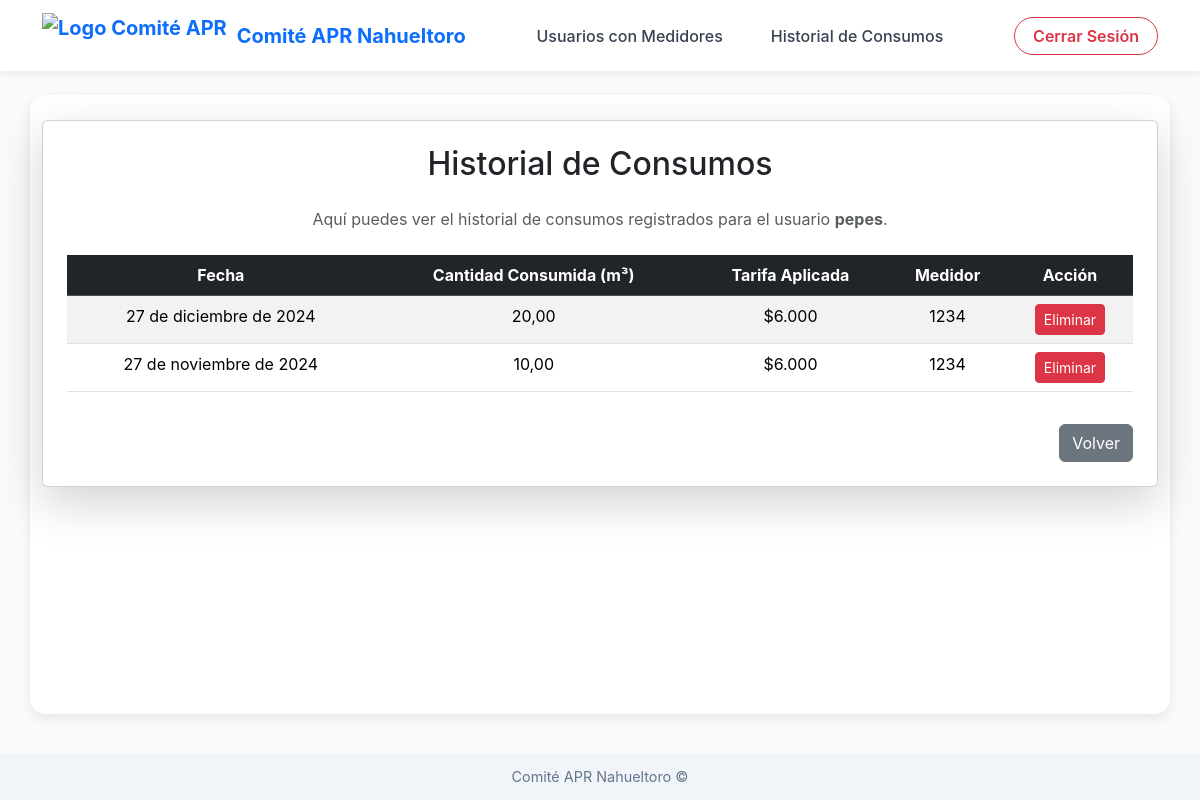
Page /consumos/historial/8/ (signed in) on the committed database.
### usuarios/models.py (models this page shows, shortened)
class Usuario(models.Model):
    def validar_nombre(value):
        """
        Valida que el nombre solo contenga letras y espacios.
        """
        if not value.replace(" ", "").isalpha():
            raise ValidationError("El nombre solo debe contener letras y espacios.")
    def validar_rut(value):
        """
        Valida el RUT chileno con su dígito verificador.
        """
        rut = value.replace(".", "").replace("-", "")
        if len(rut) < 2:
            raise ValidationError("El RUT ingresado no es válido.")
        cuerpo, dv = rut[:-1], rut[-1].upper()
        if not cuerpo.isdigit():
            raise ValidationError("El RUT ingresado no es válido.")
        suma, factor = 0, 2
        for c in reversed(cuerpo):
            suma += int(c) * factor
            factor = 2 if factor == 7 else factor + 1
        dv_calculado = 11 - (suma % 11)
        if dv_calculado == 10:
            dv_calculado = "K"
        elif dv_calculado == 11:
            dv_calculado = "0"
        else:
            dv_calculado = str(dv_calculado)
        if dv_calculado != dv:
            raise ValidationError(f"El RUT ingresado no es válido. Dígito verificador esperado: {dv_calculado}")
    nombre = models.CharField(
        max_length=100,
        validators=[validar_nombre],
        help_text="Ingrese nombre y apellido. Ejemplo: Juan Pérez"
    )
    rut = models.CharField(
        max_length=12,
        unique=True,
        validators=[
            RegexValidator(
                regex=r'^\d{1,2}\.\d{3}\.\d{3}-[\dkK]$',
                message='Formato de RUT inválido. Ejemplo: 12.345.678-K'
            ),
            validar_rut  # Validación personalizada para el RUT
        ],
        help_text="Formato: 12.345.678-K"
    )
    correo = models.EmailField(
        max_length=255,
        unique=True,
        help_text="Ingrese un correo electrónico válido. Ejemplo: usuario@dominio.com"
    )
    direccion = models.CharField(
        max_length=255,
        help_text="Ingrese la dirección completa. Ejemplo: Calle Falsa 123, Santiago"
    )
    telefono = models.CharField(
        max_length=12,
        validators=[RegexValidator(
            regex=r'^\+569\d{8}$',
            message='El teléfono debe comenzar con +569 y tener 8 dígitos después. Ejemplo: +56912345678'
        )],
        help_text="Formato: +569XXXXXXXX (donde X son sus 8 dígitos)"
    )

### consumos/models.py (models this page shows, shortened)
class Consumo(models.Model):
    usuario = models.ForeignKey(
        Usuario,
        on_delete=models.CASCADE,
        help_text="Usuario al que pertenece este consumo."
    )
    medidor = models.ForeignKey(
        Medidor,
        on_delete=models.CASCADE,
        help_text="Medidor asociado a este consumo."
    )
    tarifa_aplicada = models.ForeignKey(
        Tarifa,
        on_delete=models.CASCADE,
        help_text="Tarifa aplicada al consumo."
    )
    fecha_consumo = models.DateField(
        help_text="Fecha en que se realizó el consumo."
    )
    cantidad_consumida = models.DecimalField(
        max_digits=10,
        decimal_places=2,
        help_text="Cantidad de agua consumida en metros cúbicos (m³)."
    )
    fecha_registro = models.DateTimeField(
        auto_now_add=True,
        help_text="Fecha en la que se registró el consumo."
    )
    class Meta:
        constraints = [
            models.UniqueConstraint(fields=['medidor', 'fecha_consumo'], name='unique_consumo_por_fecha')
        ]
        verbose_name = "Consumo"
        verbose_name_plural = "Consumos"

### tarifas/models.py (models this page shows, shortened)
class Tarifa(models.Model):
    valor = models.DecimalField(
        max_digits=10,
        decimal_places=2,
        help_text="Valor de la tarifa en moneda local"
    )
    fecha_vigencia = models.DateField(
        default=date.today,
        help_text="Fecha desde la que la tarifa es vigente"
    )
    fecha_fin_vigencia = models.DateField(
        null=True,
        blank=True,
        help_text="Fecha en la que la tarifa dejó de estar vigente"
    )
    descripcion = models.TextField(
        blank=True,
        help_text="Descripción opcional de la tarifa"
    )
    activo = models.BooleanField(
        default=True,
        help_text="Indica si la tarifa está activa actualmente"
    )

### medidores/models.py (models this page shows, shortened)
class Medidor(models.Model):
    ESTADOS = [
        ('activo', 'Activo'),
        ('inactivo', 'Inactivo'),
        ('mantenimiento', 'En Mantenimiento'),
        ('danado', 'Dañado'),
    ]
    codigo_serial = models.CharField(
        max_length=50,
        unique=True,
        help_text="Código serial único del medidor."
    )
    usuario = models.ForeignKey(
        Usuario,
        on_delete=models.CASCADE,
        related_name='medidores',
        null=True,  # Permitir que sea nulo temporalmente para asignar un medidor
        blank=True,
        help_text="Usuario al que está asignado este medidor."
    )
    fecha_instalacion = models.DateField(
        null=True,
        blank=True,
        help_text="Fecha en la que se instaló el medidor."
    )
    fecha_registro = models.DateTimeField(
        auto_now_add=True,
        help_text="Fecha en la que se registró el medidor."
    )
    estado = models.CharField(
        max_length=20,
        choices=ESTADOS,
        default='activo',
        help_text="Estado actual del medidor."
    )

### consumos/views.py (the view)
# urls.py: path('historial/<int:usuario_id>/', views.historial_consumos, name='historial_consumos'),
@login_required
def historial_consumos(request, usuario_id):
    if request.user.rol not in ['admin', 'operario']:
        messages.error(request, "No tienes permiso para acceder a esta función.")
        return redirect('roles:redireccion_dashboard')
    usuario = get_object_or_404(Usuario, id=usuario_id)
    consumos = Consumo.objects.filter(usuario=usuario).select_related('medidor', 'tarifa_aplicada').order_by('-fecha_consumo')
    return render(request, 'consumos/historial_consumos.html', {
        'usuario': usuario,
        'consumos': consumos
    })

### tarifas/templatetags/moneda.py (called while the page is built)
@register.filter
def formato_moneda(valor):
    if valor is None:
        return ""
    return f"${valor:,.0f}".replace(",", ".")

### consumos/templates/consumos/historial_consumos.html (shortened to what this page needs)
{% extends "consumos/base_consumos.html" %}
{% load moneda %}
{% block content %}
<div class="card shadow-lg p-4">
    <h2 class="mb-4 text-center">Historial de Consumos</h2>
    <p class="text-muted text-center mb-4">
        Aquí puedes ver el historial de consumos registrados para el usuario <strong>{{ usuario.nombre }}</strong>.
    </p>
    <div class="table-responsive">
        <table class="table table-striped table-hover text-center">
            <thead class="table-dark">
                <tr>
                    <th>Fecha</th>
                    <th>Cantidad Consumida (m³)</th>
                    <th>Tarifa Aplicada</th>
                    <th>Medidor</th>
                    <th>Acción</th>
                </tr>
            </thead>
            <tbody>
                {% for consumo in consumos %}
                <tr>
                    <td>{{ consumo.fecha_consumo }}</td>
                    <td>{{ consumo.cantidad_consumida }}</td>
                    <td>{{ consumo.tarifa_aplicada.valor|formato_moneda }}</td>
                    <td>{{ consumo.medidor.codigo_serial }}</td>
                    <td>
                        <a href="{% url 'consumos:eliminar_consumo' consumo.id %}" class="btn btn-danger btn-sm">
                             Eliminar
                        </a>
                    </td>
                </tr>
                {% empty %}
                <tr>
                    <td colspan="5" class="text-center text-muted">No se encontraron consumos registrados.</td>
                </tr>
                {% endfor %}
            </tbody>
        </table>
    </div>
    <div class="d-flex justify-content-end mt-3">
        <a href="{% url 'consumos:lista_usuarios_consumos' %}" class="btn btn-secondary">
             Volver
        </a>
    </div>
</div>
{% endblock %}

### consumos/templates/consumos/base_consumos.html (style rules this page uses)
body { display: flex; flex-direction: column; min-height: 100vh; margin: 0; background: #f8fafc; color: #333; font-family: Inter, system-ui, -apple-system, "Segoe UI", Roboto, "Helvetica Neue", Arial; }

### rows in the picture
Usuario: nombre "pepes"
Consumo: fecha_consumo "27 de diciembre de 2024", cantidad_consumida "20,00", tarifa_aplicada.valor "$6.000", medidor.codigo_serial "1234"
Consumo: fecha_consumo "27 de noviembre de 2024", cantidad_consumida "10,00", tarifa_aplicada.valor "$6.000", medidor.codigo_serial "1234"
